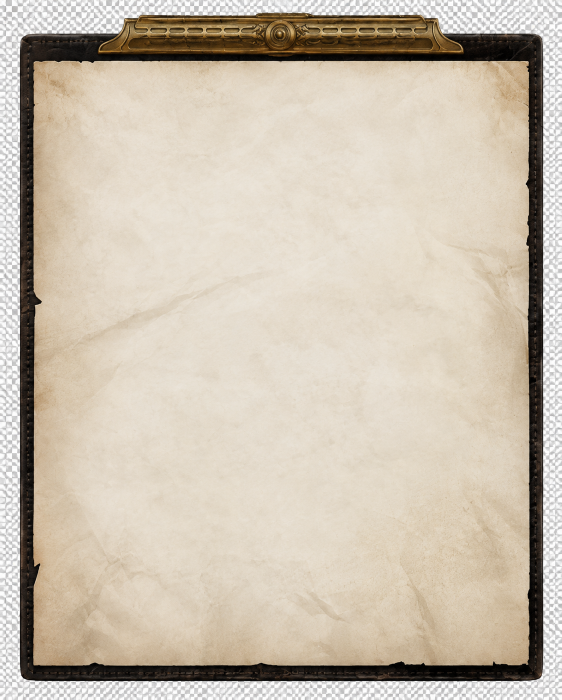
#> input picture Art/BookBackground-original.png, 1123 x 1400 px (shown at 1/2 size)
$ python clean_book_alpha.py
#> lines starting #> are read from the running program, lines starting #| are printed output that depends on the picture
"""User-authorized local silhouette cleanup; retain original RGB artwork."""
from pathlib import Path
from PIL import Image, ImageDraw

root = Path(__file__).resolve().parent
source = root / 'BookBackground-original.png'
target = root / 'BookBackground.png'
if not source.exists():
    source.write_bytes(target.read_bytes())
im = Image.open(source).convert('RGBA')
assert im.size == (1123, 1400), im.size
scale = 4
mask = Image.new('L', (im.width*scale, im.height*scale))
#> mask: PIL image 4492x5600 L; every value is 0
draw = ImageDraw.Draw(mask)
# Follow the outside of the dark leather and raised brass clasp, inset one
# pixel to discard the generator's pale fringe without altering the paper.
draw.rounded_rectangle(tuple(v*scale for v in (41, 69, 1084, 1361)), radius=18*scale, fill=255)
clasp = [(198,108),(208,96),(228,84),(240,66),(247,48),(249,38),
         (270,38),(276,31),(850,31),(869,38),(877,58),(884,74),
         (899,91),(921,107)]
draw.polygon([(x*scale,y*scale) for x,y in clasp], fill=255)
mask = mask.resize(im.size, Image.Resampling.LANCZOS)
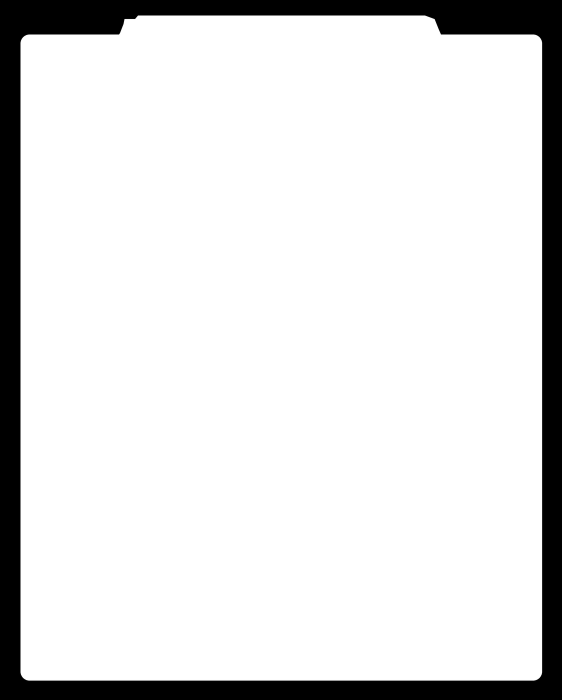
#> mask: PIL image 1123x1400 L (shown at 1/2 size); min 0, max 255, mean 222.5
im.putalpha(mask)
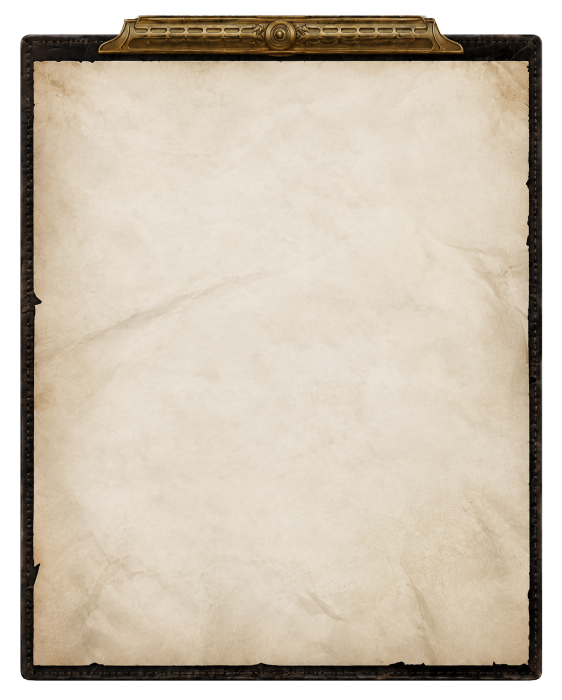
#> im: PIL image 1123x1400 RGBA (shown at 1/2 size); mean R, G, B, A 202.4, 191.6, 175.6, 222.5; transparent parts drawn white
im.save(target)
print(f'Saved {target}; alpha bounds {mask.getbbox()}')
#| Saved Art/BookBackground.png; alpha bounds (38, 28, 1087, 1364)
